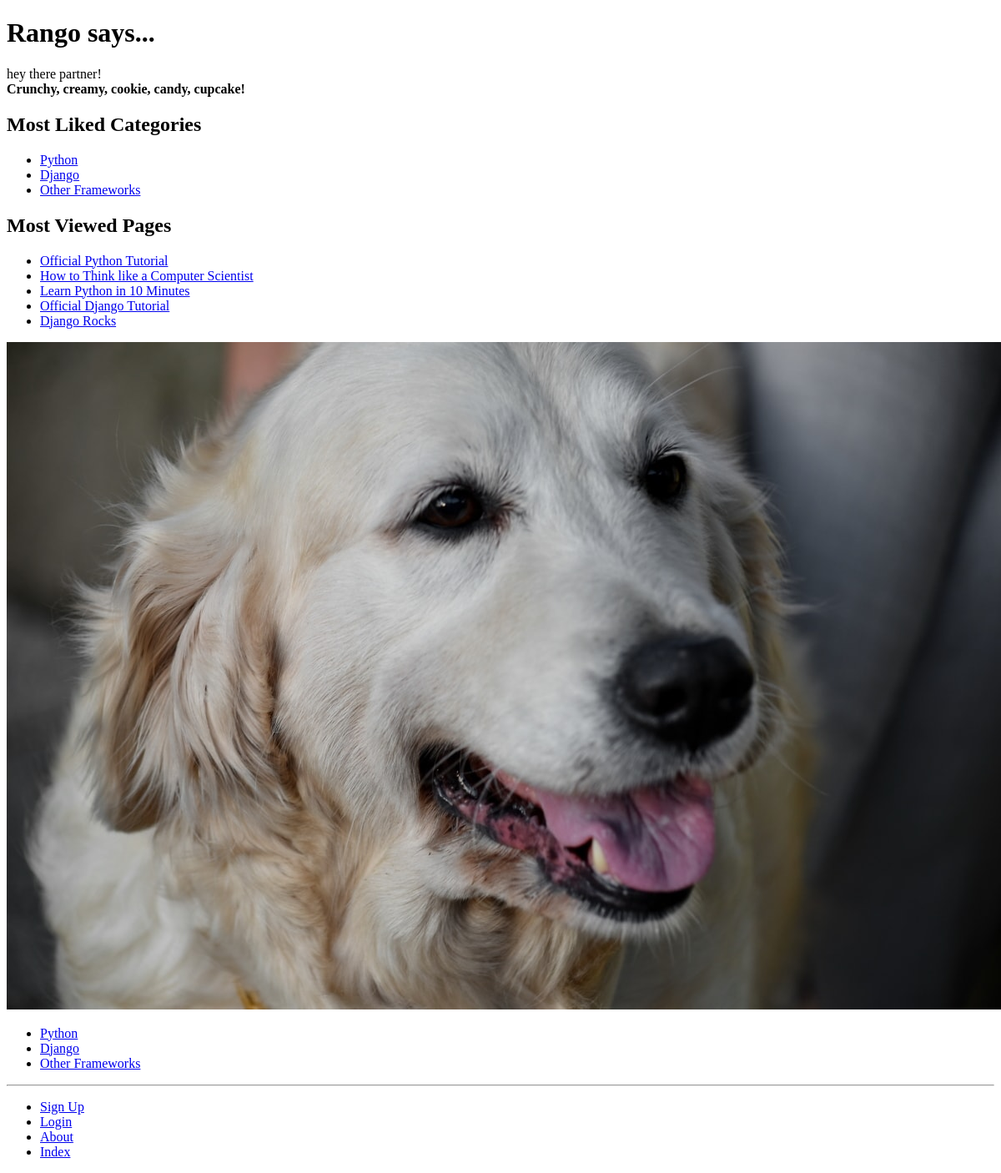
The app's page /, older data.
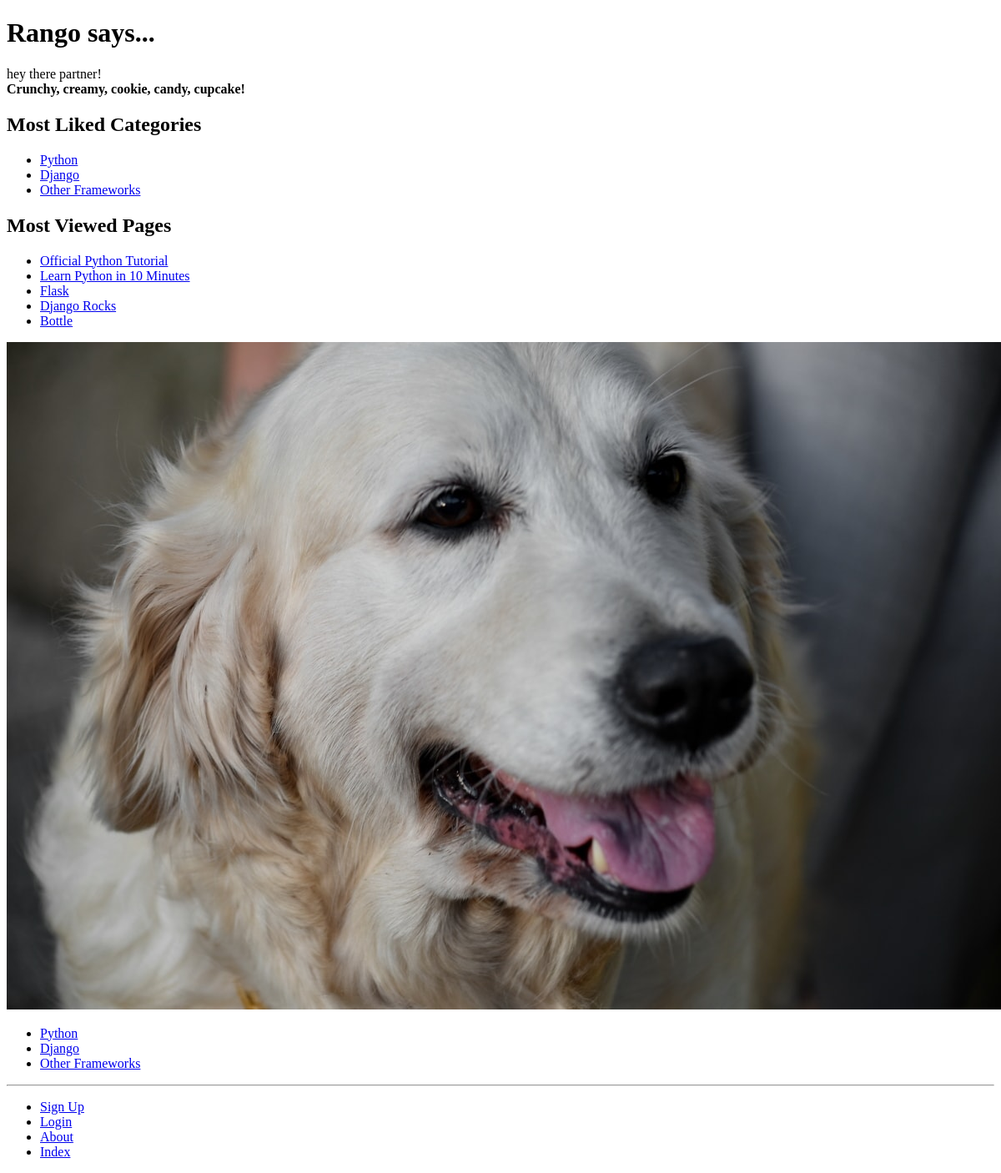
The same page, newer data.
### rango/models.py (models this page shows, shortened)
class Category(models.Model):
	name = models.CharField(max_length=128, unique=True)
	NAME_MAX_LENGTH = 128
	views= models.IntegerField(default=0)
	likes = models.IntegerField(default=0)
	slug = models.SlugField(unique=True)
	class Meta:
		verbose_name_plural = 'Categories'

class Page(models.Model):
	TITLE_MAX_LENGTH =128
	URL_MAX_LENGTH = 200
	category = models.ForeignKey(Category, on_delete=models.CASCADE)
	title = models.CharField(max_length=TITLE_MAX_LENGTH)
	url = models.URLField()
	views = models.IntegerField(default=0)
	class Meta:
		verbose_name_plural ='Pages'

### rango/views.py (the view)
# urls.py: path('',views.index, name='index'),
def index(request):
	category_list = Category.objects.order_by('-likes')[:5]
	page_list = Page.objects.order_by('-views')[:5]
	context_dict ={}
	context_dict['boldmessage'] = 'Crunchy, creamy, cookie, candy, cupcake!'
	context_dict['categories'] = category_list
	context_dict['pages'] = page_list
	return render(request, 'rango/index.html', context=context_dict)

### rango/templatetags/rango_template_tags.py (called while the page is built)
@register.inclusion_tag('rango/categories.html')
def get_category_list(current_category = None):
    return{'categories': Category.objects.all(),
           'current_category': current_category}

### templates/rango/index.html (shortened to what this page needs)
{% extends 'rango/base.html' %}
{% load staticfiles %}
{% block body_block %}
        <h1>Rango says...</h1>
        <div>
			{% if user.is_authenticated %}
				howdy {{ user.username }}!
			{% else %}
				hey there partner!
			{% endif %}
            <br />
            <strong>{{ boldmessage }}</strong><br />
        </div>
		<div>
			<h2>Most Liked Categories</h2>
		{% if categories %}
			<ul>
				{% for category in categories %}
				<li>
					<a href="{% url 'rango:show_category' category.slug %}">{{category.name}}</a>
				</li>
				{% endfor %}
			</ul>
		{% else %}
			<strong>There are no categories present.</strong>
		{% endif %}
		</div>
		<div>
			<h2>Most Viewed Pages</h2>
			{% if pages %}
			<ul>
				{% for page in pages %}
				<li>
					<a href="{{page.url}}">{{page.title}}</a>
				</li>
				{% endfor %}
			</ul>
			{%else%}
			<strong>There are no pages present.</strong>
			{%endif%}
		</div>
        <div>
                <img src="{% static 'images/rango.jpg' %}"
                 alt="Picture of Rango" />
        </div>
{% endblock %}

### templates/rango/categories.html
<ul>
	{% if categories %}
		{% for c in categories %}
			{% if c == current_category %}
				<li>
				<strong>
					<a href="{% url 'rango:show_category' c.slug %}">{{ c.name }}</a>
				</strong>
				</li>
			{% else %}
			<li>
				<a href="{% url 'rango:show_category' c.slug %}">{{c.name}}</a>
			</li>
			{% endif %}
		{% endfor %}
	{% else %}
	<li><strong>There are no categories present</strong></li>
	{% endif %}
</ul>

Row changes from the older to the newer data that the page shows:
no longer on this page (row edited): Page: title "How to Think like a Computer Scientist"
no longer on this page (row edited): Page: title "Official Django Tutorial"
now on this page (row edited): Page: title "Flask"
now on this page (row edited): Page: title "Bottle"
